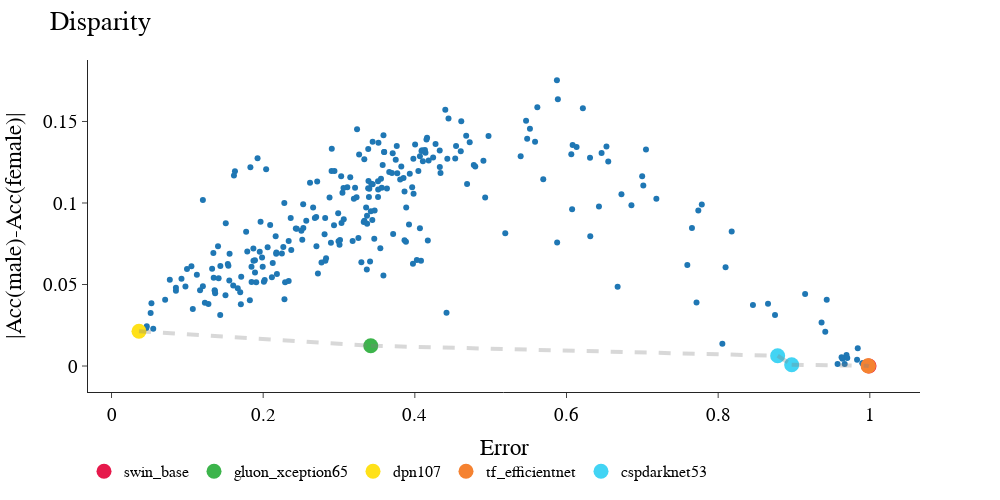

Notebook cell for this chart:
### Code cell
import plotly
df = merge(err_df, acc_disp_df)
df = df[df['epoch'] == 99]
df = df.rename(columns={'Accuracy':'Error'})
df = df.dropna()
df = df[df['Error']<1-1/(7636*2)]
df.loc[:,'model'] = df['index'].apply(lambda x: '_'.join(get_name_details(x)[1].split('_')[:2]))
df = df.sort_values(by=['model'])


fig = px.scatter(df, x='Error', 
                 y='Disparity', 
                 template="simple_white", 
                 width=1000, height= 500
            )

fig.update_layout(
    title = "Disparity",
    yaxis_title="|Acc(male)-Acc(female)|",
#     yaxis_range=[0,6.15],
#     xaxis_range=[0,.31],
    font=dict(
        family="Times New Roman",
        size=19,
        color="Black"
    )
)
fig.add_shape(type='line',
                x0=0,y0=0,x1=1,y1=0,
                line=dict(color='Red',),
                xref='x',yref='y'
)
p = np.array(preparePareto(df[['Error','Disparity']], False, False).dropna())
for x, y in zip(p[:-1], p[1:]):
    fig.add_shape(type='line',
                x0=x[0],y0=x[1],x1=y[0],y1=y[1],
                line=dict(color='gray',width=4),line_dash='dash',
                xref='x',yref='y')
    

pareto_df = pd.merge(df, pd.DataFrame(p), right_on=[0,1], left_on=["Error","Disparity"])
ms = list(set(pareto_df['model']))
for model in set(pareto_df['model']):
    # match model name to color
    i = ms.index(model)
    color = colors[i]
    fig.add_trace(go.Scatter(
        x=pareto_df[pareto_df['model'] == model]['Error'],
        y=pareto_df[pareto_df['model'] == model]['Disparity'],
        mode='markers',
        name = model,
        marker = dict(color=color,size=15),
    ))

fig.update_layout(legend=dict(
    orientation="h",
    yanchor="bottom",
    y=-.29,
    xanchor="right",
    x=.75,
    font=dict(
        family="Times New Roman",
        size=16,
        color="Black"
    )
    )
)

fig.show()
plotly.io.write_image(fig, 'app_acc_disp_full.png', format='png')

### Figure 1 — Plotly figure (JSON) as saved in the notebook; plotly's stock layout.template omitted (floating-point values rounded to 4 significant figures; data arrays with more than 128 entries replaced by an {"elided": "..."} marker saying what was removed)
{"data": [{"hovertemplate": "Error=%{x}<br>Disparity=%{y}<extra></extra>", "legendgroup": "", "marker": {"color": "#1F77B4", "symbol": "circle"}, "mode": "markers", "name": "", "orientation": "v", "showlegend": false, "type": "scatter", "x": {"elided": "283 float values"}, "xaxis": "x", "y": {"elided": "283 float values"}, "yaxis": "y"}, {"marker": {"color": "#e6194B", "size": 15}, "mode": "markers", "name": "swin_base", "type": "scatter", "x": [0.999], "y": [0]}, {"marker": {"color": "#3cb44b", "size": 15}, "mode": "markers", "name": "gluon_xception65", "type": "scatter", "x": [0.3419], "y": [0.01244]}, {"marker": {"color": "#ffe119", "size": 15}, "mode": "markers", "name": "dpn107", "type": "scatter", "x": [0.03621], "y": [0.02135]}, {"marker": {"color": "#f58231", "size": 15}, "mode": "markers", "name": "tf_efficientnet", "type": "scatter", "x": [0.9977, 0.9982], "y": [0.000131, 0]}, {"marker": {"color": "#42d4f4", "size": 15}, "mode": "markers", "name": "cspdarknet53", "type": "scatter", "x": [0.8785, 0.8969], "y": [0.006286, 0.0007858]}], "layout": {"font": {"color": "Black", "family": "Times New Roman", "size": 19}, "height": 500, "legend": {"font": {"color": "Black", "family": "Times New Roman", "size": 16}, "orientation": "h", "tracegroupgap": 0, "x": 0.75, "xanchor": "right", "y": -0.29, "yanchor": "bottom"}, "margin": {"t": 60}, "shapes": [{"line": {"color": "Red"}, "type": "line", "x0": 0, "x1": 1, "xref": "x", "y0": 0, "y1": 0, "yref": "y"}, {"line": {"color": "gray", "dash": "dash", "width": 4}, "type": "line", "x0": 0.03621, "x1": 0.3419, "xref": "x", "y0": 0.02135, "y1": 0.01244, "yref": "y"}, {"line": {"color": "gray", "dash": "dash", "width": 4}, "type": "line", "x0": 0.3419, "x1": 0.8785, "xref": "x", "y0": 0.01244, "y1": 0.006286, "yref": "y"}, {"line": {"color": "gray", "dash": "dash", "width": 4}, "type": "line", "x0": 0.8785, "x1": 0.8969, "xref": "x", "y0": 0.006286, "y1": 0.0007858, "yref": "y"}, {"line": {"color": "gray", "dash": "dash", "width": 4}, "type": "line", "x0": 0.8969, "x1": 0.9977, "xref": "x", "y0": 0.0007858, "y1": 0.000131, "yref": "y"}, {"line": {"color": "gray", "dash": "dash", "width": 4}, "type": "line", "x0": 0.9977, "x1": 0.9982, "xref": "x", "y0": 0.000131, "y1": 0, "yref": "y"}, {"line": {"color": "gray", "dash": "dash", "width": 4}, "type": "line", "x0": 0.9982, "x1": 0.999, "xref": "x", "y0": 0, "y1": 0, "yref": "y"}], "title": {"text": "Disparity"}, "width": 1000, "xaxis": {"anchor": "y", "autorange": true, "domain": [0, 1], "range": [-0.03098, 1.066], "title": {"text": "Error"}, "type": "linear"}, "yaxis": {"anchor": "x", "autorange": true, "domain": [0, 1], "range": [-0.01593, 0.1877], "title": {"text": "|Acc(male)-Acc(female)|"}, "type": "linear"}}}
